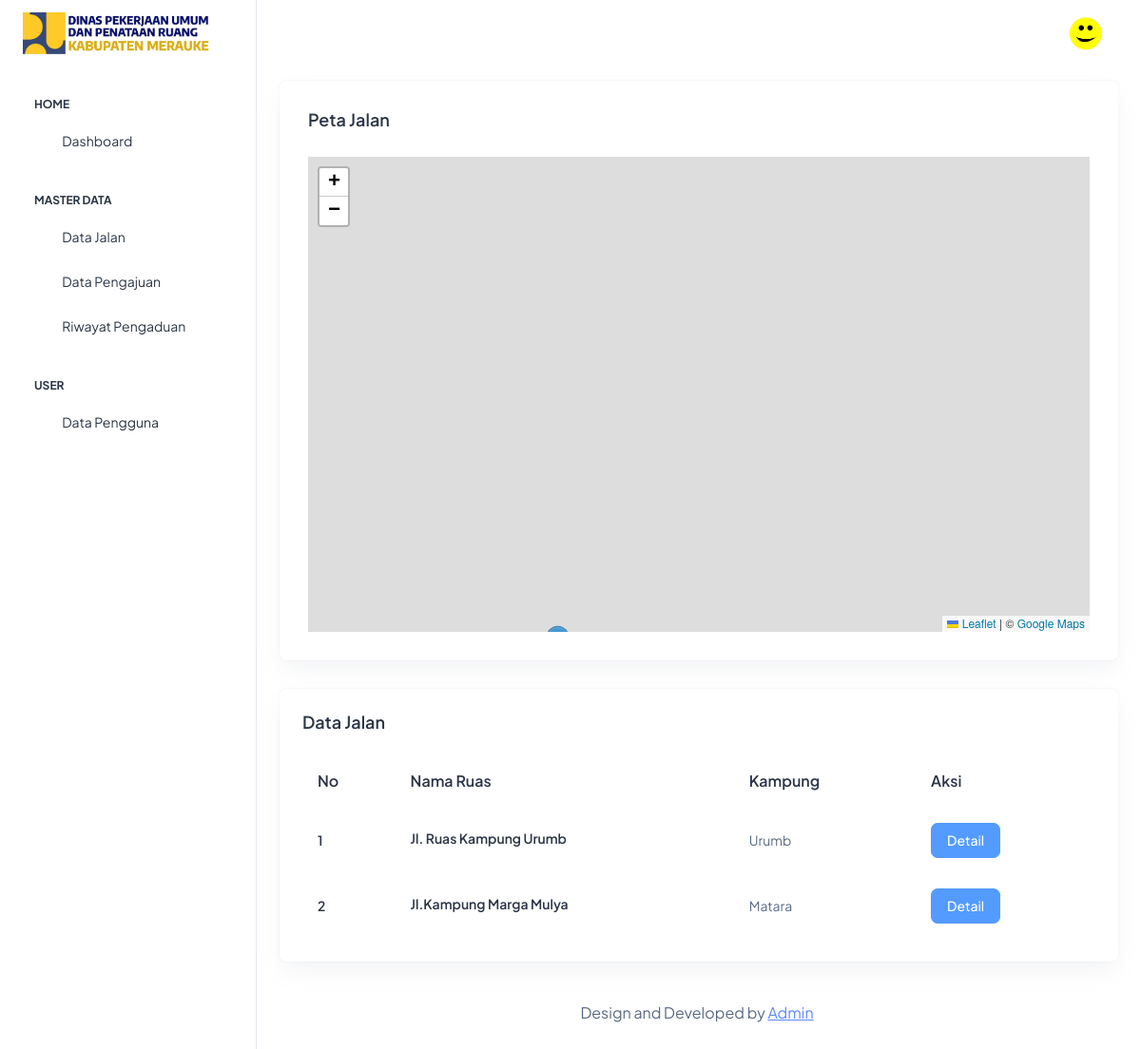
Page /kabag/dashboard.php (signed in) on the committed database.
### tables this page shows
CREATE TABLE `tbl_log` (
  `id` int(11) NOT NULL,
  `nama` varchar(40) NOT NULL,
  `username` varchar(50) NOT NULL,
  `password` varchar(50) NOT NULL,
  `foto` varchar(255) NOT NULL,
  `level` enum('admin','kabag') NOT NULL
);

CREATE TABLE `jalan` (
  `id` int(11) NOT NULL,
  `nm_jalan` varchar(70) NOT NULL,
  `kampung` varchar(30) NOT NULL,
  `panjang` varchar(30) NOT NULL,
  `lebar` varchar(34) NOT NULL,
  `jl_bagus` varchar(30) NOT NULL,
  `jl_sedang` varchar(30) NOT NULL,
  `jl_rusak` varchar(30) NOT NULL,
  `lat` varchar(40) NOT NULL,
  `lng` varchar(40) NOT NULL,
  `foto` varchar(30) NOT NULL
);

CREATE TABLE `kampung` (
  `id` int(11) NOT NULL,
  `kampung` varchar(70) NOT NULL
);

### inc/config.php (called while the page is built, shortened)
<?php
$base_url = "http://localhost/sigjalan/";
?>

### kabag/dashboard.php (the view, shortened to what this page needs)
<?php
include('../inc/config.php');
include('../template/header.php');
include('../template/sidebar.php');
?>
      <div class="container-fluid">
        <div class="row">
          <div class="col-lg-12 d-flex align-items-strech">
            <div class="card w-100">
              <div class="card-body">
                <div class="d-sm-flex d-block align-items-center justify-content-between mb-9">
                  <div class="mb-3 mb-sm-0">
                    <h5 class="card-title fw-semibold">Peta Jalan</h5>
                  </div>
                </div>
                <div id="map" style="height: 500px; z-index: 1;"></div>
              </div>
            </div>
          </div>
          <div class="col-lg-12 d-flex align-items-stretch">
            <div class="card w-100">
              <div class="card-body p-4">
                <h5 class="card-title fw-semibold mb-4">Data Jalan</h5>
                <div class="table-responsive">
                  <table id="dataTable" class="table text-nowrap mb-0 align-middle">
                    <thead class="text-dark fs-4">
                      <tr>
                        <th class="border-bottom-0">No</th>
                        <th class="border-bottom-0">Nama Ruas</th>
                        <th class="border-bottom-0">Kampung</th>
                        <th class="border-bottom-0">Aksi</th>
                      </tr>
                    </thead>
                    <tbody>
                        <?php
                        $query = "SELECT jalan.*, kampung.kampung AS kampung
                        FROM jalan
                        JOIN kampung ON jalan.kampung = kampung.id
                        ORDER BY jalan.id DESC";
                        $result_tasks = mysqli_query($conn, $query);
                        $no = 1;
                        while ($row = mysqli_fetch_assoc($result_tasks)) { ?>
                        <tr>
                            <td class="border-bottom-0"><h6 class="fw-semibold mb-0"><?= $no++ ?></h6></td>
                            <td class="border-bottom-0"><h6 class="fw-semibold mb-1"><?= $row['nm_jalan'] ?></h6></td>
                            <td class="border-bottom-0"><p class="mb-0 fw-normal"><?= $row['kampung'] ?></p></td>
                            <td class="border-bottom-0">
                                <div class="d-flex align-items-center gap-2">
                                    <button type="button" class="btn btn-info" data-bs-toggle="modal" data-bs-target="#detailModal<?= $row['id'] ?>">
                                        Detail
                                    </button>
                                </div>
                            </td>
                        </tr>
                        <?php } ?>
                    </tbody>
                  </table>
                </div>
              </div>
            </div>
        </div>
        </div>
        <div class="py-6 px-6 text-center">
          <p class="mb-0 fs-4">Design and Developed by <a href="https://adminmart.com/" target="_blank" class="pe-1 text-primary text-decoration-underline">Admin</a></p>
        </div>
      </div>
    </div>
  </div>
  <?php include('../template/footer.php'); ?>

### template/sidebar.php (shortened to what this page needs)
<?php
include("../inc/config.php");
$id = $_SESSION['id'];
$query = "SELECT nama, foto FROM tbl_log WHERE id = '$id'";
$result = mysqli_query($conn, $query);
if ($result && mysqli_num_rows($result) > 0) {
    $user = mysqli_fetch_assoc($result);
    $foto = $user['foto'];
if (!empty($foto)) {
  $foto_path = "../assets/img/" . $foto;
} else {
  $foto_path = "../assets/images/profile/default.jpg";
}
} else {
    $nama = "Guest";
    $foto = "../assets/images/profile/user-1.jpg";
}
?>
<body>
  <div class="page-wrapper" id="main-wrapper" data-layout="vertical" data-navbarbg="skin6" data-sidebartype="full"
    data-sidebar-position="fixed" data-header-position="fixed">
    <aside class="left-sidebar">
      <div>
        <div class="brand-logo d-flex align-items-center justify-content-between">
        <a href="./index.html" class="text-nowrap logo-img">
            <img src="../assets/images/logos/logo123.jpg" width="200" alt="" />
        </a>
        </div>
        <?php if($_SESSION['level'] == 'admin'){?>
        <nav class="sidebar-nav scroll-sidebar" data-simplebar="">
          <ul id="sidebarnav">
            <li class="nav-small-cap">
              <span class="hide-menu">Home</span>
            </li>
            <li class="sidebar-item">
              <a class="sidebar-link" href="<?= $base_url ?>admin/dashboard.php" aria-expanded="false">
                <span>
                  <i class="ti ti-layout-dashboard"></i>
                </span>
                <span class="hide-menu">Dashboard</span>
              </a>
            </li>
            <li class="nav-small-cap">
              <span class="hide-menu">Master Data</span>
            </li>
            <li class="sidebar-item">
              <a class="sidebar-link" href="<?= $base_url ?>admin/jalan.php" aria-expanded="false">
                <span>
                  <i class="ti ti-file-description"></i>
                </span>
                <span class="hide-menu">Data Jalan</span>
              </a>
            </li>
            <li class="sidebar-item">
              <a class="sidebar-link" href="<?= $base_url ?>admin/pengajuan_masuk.php" aria-expanded="false">
                <span>
                  <i class="ti ti-alert-circle"></i>
                </span>
                <span class="hide-menu">Data Pengajuan</span>
              </a>
            </li>
            <li class="sidebar-item">
              <a class="sidebar-link" href="<?= $base_url ?>admin/riwayat_pengajuan.php" aria-expanded="false">
                <span>
                  <i class="ti ti-cards"></i>
                </span>
                <span class="hide-menu">Riwayat Pengaduan</span>
              </a>
            </li>
            <li class="nav-small-cap">
              <span class="hide-menu">User</span>
            </li>
            <li class="sidebar-item">
              <a class="sidebar-link" href="<?= $base_url ?>admin/pengguna.php" aria-expanded="false">
                <span>
                  <i class="ti ti-users"></i>
                </span>
                <span class="hide-menu">Data Pengguna</span>
              </a>
            </li>
          </ul>
        </nav>
        <?php } else if($_SESSION['level'] == 'kabag'){?>
        <nav class="sidebar-nav scroll-sidebar" data-simplebar="">
          <ul id="sidebarnav">
            <li class="nav-small-cap">
              <i class="ti ti-dots nav-small-cap-icon fs-4"></i>
              <span class="hide-menu">Home</span>
            </li>
            <li class="sidebar-item">
              <a class="sidebar-link" href="<?= $base_url ?>kabag/dashboard.php" aria-expanded="false">
                <span>
                  <i class="ti ti-layout-dashboard"></i>
                </span>
                <span class="hide-menu">Dashboard</span>
              </a>
            </li>
            <li class="nav-small-cap">
              <i class="ti ti-dots nav-small-cap-icon fs-4"></i>
              <span class="hide-menu">Master Data</span>
            </li>
            <li class="sidebar-item">
              <a class="sidebar-link" href="<?= $base_url ?>kabag/jalan.php" aria-expanded="false">
                <span>
                  <i class="ti ti-file-description"></i>
                </span>
                <span class="hide-menu">Data Jalan</span>
              </a>
            </li>
            <li class="sidebar-item">
              <a class="sidebar-link" href="<?= $base_url ?>kabag/riwayat_pengajuan.php" aria-expanded="false">
                <span>
                  <i class="ti ti-cards"></i>
                </span>
                <span class="hide-menu">Riwayat Pengajuan</span>
              </a>
            </li>
          </ul>
        </nav>
        <?php } ?>
      </div>
    </aside>
    <div class="body-wrapper">
    <header class="app-header">
        <nav class="navbar navbar-expand-lg navbar-light">
            <div class="navbar-collapse justify-content-end px-0" id="navbarNav">
                <ul class="navbar-nav flex-row ms-auto align-items-center justify-content-end">
                    <li class="nav-item dropdown">
                        <a class="nav-link nav-icon-hover" href="javascript:void(0)" id="drop2" data-bs-toggle="dropdown" aria-expanded="false" style="z-index: 1050;">
                        <img src="<?= $foto_path ?>" alt="Foto Profil" class="profile-photo">
                        </a>
                    </li>
                </ul>
            </div>
        </nav>
    </header>

### template/sidebar.php (style rules this page uses)
.profile-photo { width: 35px; height: 35px; object-fit: cover; border-radius: 50%; }

### rows in the picture
tbl_log: foto (picture)
jalan: nm_jalan "Jl. Ruas Kampung Urumb", kampung.kampung "Urumb"
jalan: nm_jalan "Jl.Kampung Marga Mulya", kampung.kampung "Matara"
